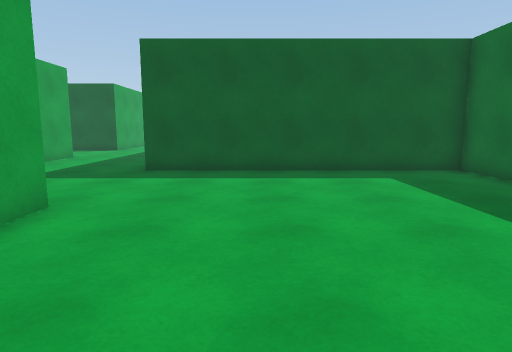
view 1 (above)

17 first-person views from a walk through a Unity game level. The camera is 1.3 m above the floor, tilts 8° down and sees 75° across. The floor is counted in squares, 1 m on a side. Each view is taken from the middle of a square. On the plan, view 1 faces up. The plan holds only what a view shows up to about 14 squares ahead; the rest is blank. The place goes on beyond the plan. The player character is not drawn. Some animated figures are left out. Door leaves are left out, so doorways stand open. Some surface patterns are stand-ins.

view 2
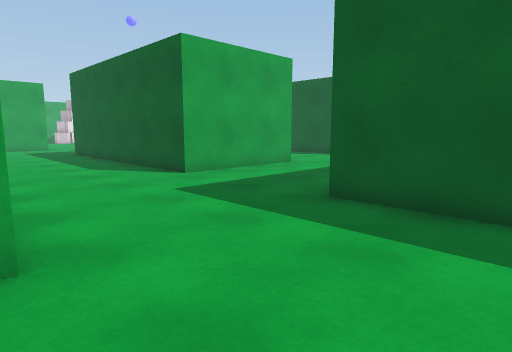

view 3
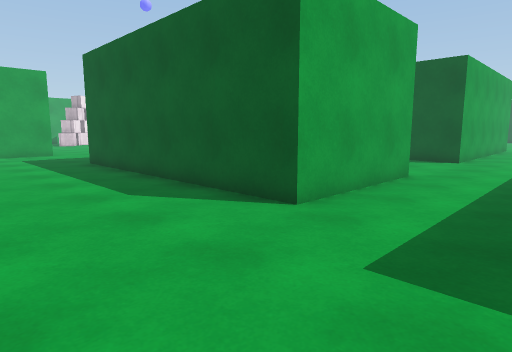

view 4
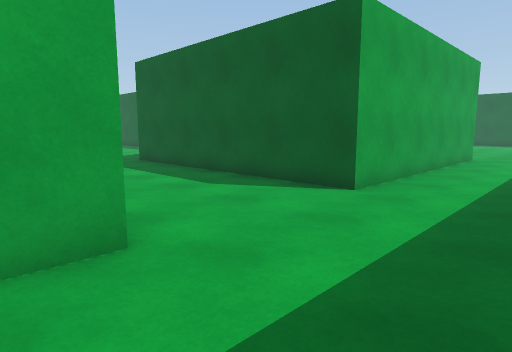

view 5
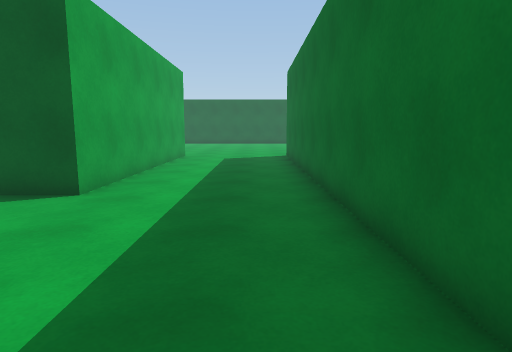

view 6
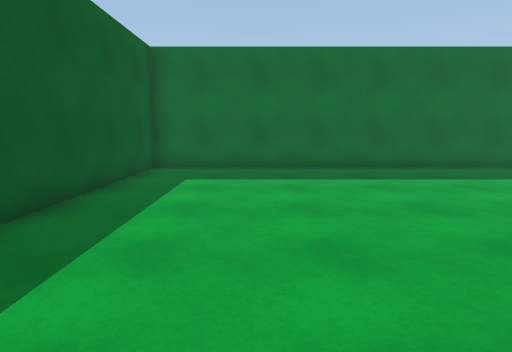

view 7
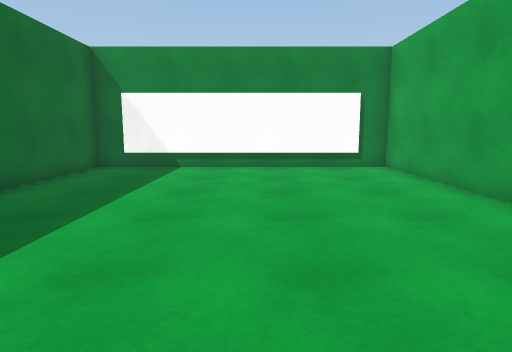

view 8
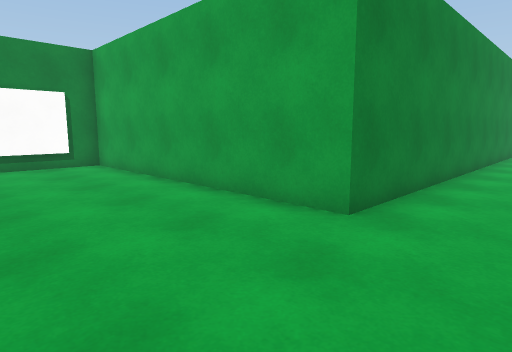

view 9
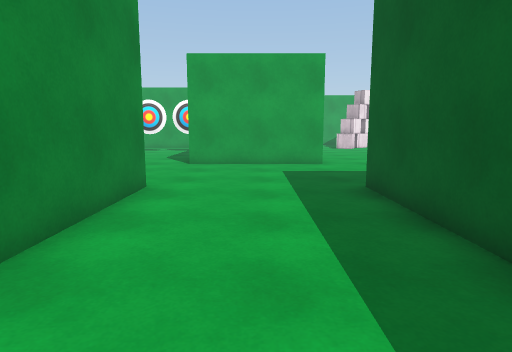

view 10
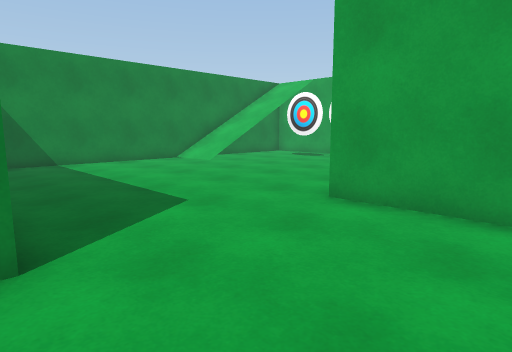

view 11
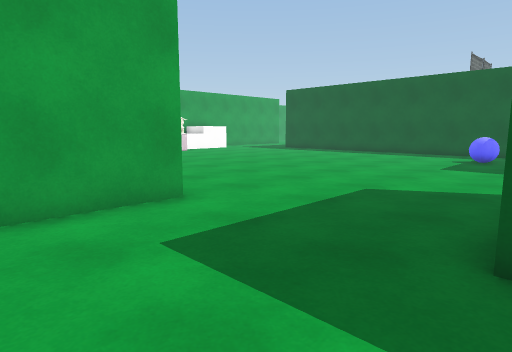

view 12
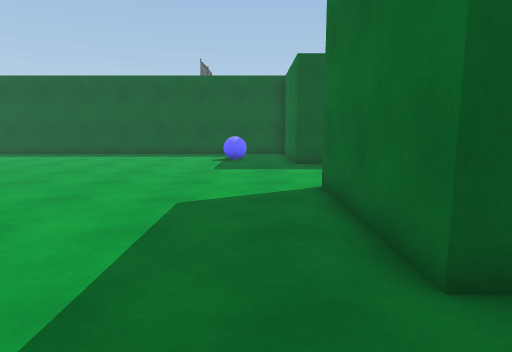

view 13
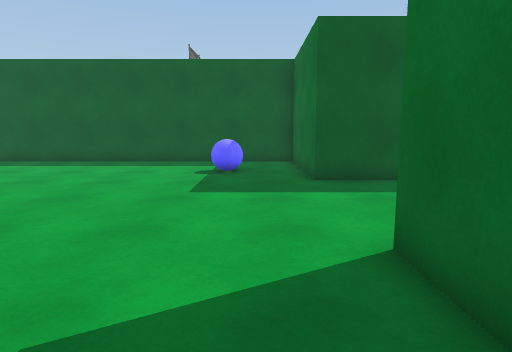

view 14
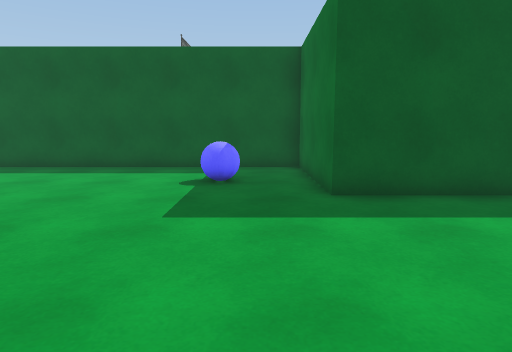

view 15
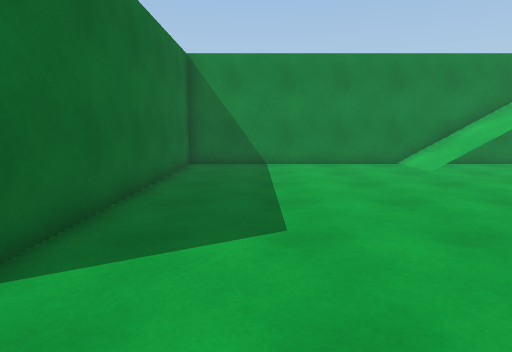

view 16
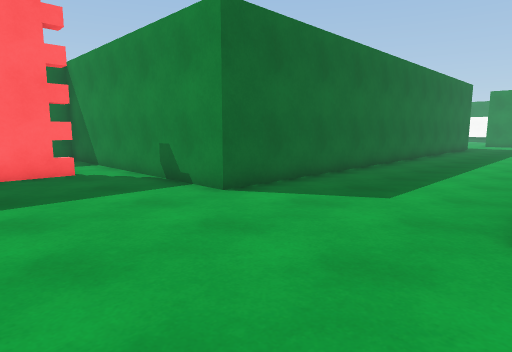

view 17
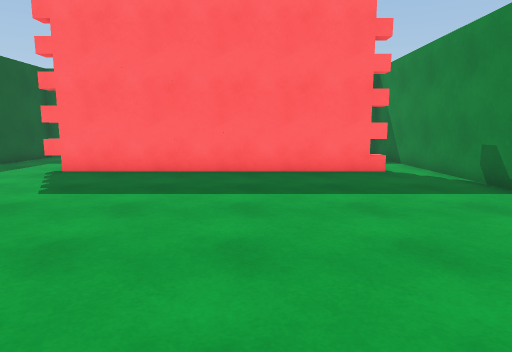

### Floor plan
Points are (right, up) in squares from view 1. A wall is a line through its corners. A room is listed if a view was taken in it or the views show most of it. See-through windows are left out.
Room 1 (views 1, 2, 3, 4, 5, 6, 7, 8, 9, 10, 11, 12, 13, 14, 15, 16, 17)
walls: (-8.5, 15.6) (-8.5, 10.5) (-18.5, 10.5) (-18.5, 15.5); (-3.5, 15.8) (-3.5, 30.5) (6.5, 30.5) (6.5, 31.2); (-8.5, 30.5) (-8.5, 20.5) (-18.5, 20.5) (-18.5, 25.5) (-27.5, 25.5); (-18.6, 5.5) (-3.5, 5.5) (-3.5, -4.5) (6.5, -4.5) (6.5, 10.5) (-3.5, 10.5); (-23.5, 10.6) (-23.5, 5.5); (-27.5, -4.5) (-18.5, -4.5) (-18.5, 4.9)
objects: blue ball (-21, 22) to (-21, 23); red block (1, 32) to (2, 32); red block (1, 33) to (2, 33); red block (1, 34) to (2, 34); red block (1, 35) to (2, 35); red block (1, 36) to (2, 36); red block (1, 37) to (2, 37); red block (1, 38) to (2, 38); red block (1, 39) to (2, 39); red block (1, 40) to (2, 40); red block (2, 41)

Positions as (right, up) in squares from view 1, and headings:
1: (0, 0), facing up
2: (0, 5), facing up-left
3: (-5, 6), facing up-left
4: (-5, 14), facing up-left
5: (-5, 14), facing up
6: (-5, 7), facing right
7: (1, 7), facing down
8: (1, 8), facing down-left
9: (-11, 8), facing left
10: (-18, 9), facing down-left
11: (-18, 7), facing up-left
12: (-20, 8), facing up
13: (-20, 12), facing up
14: (-20, 14), facing up
15: (-21, 8), facing down
16: (-9, 35), facing down-right
17: (-9, 36), facing right
